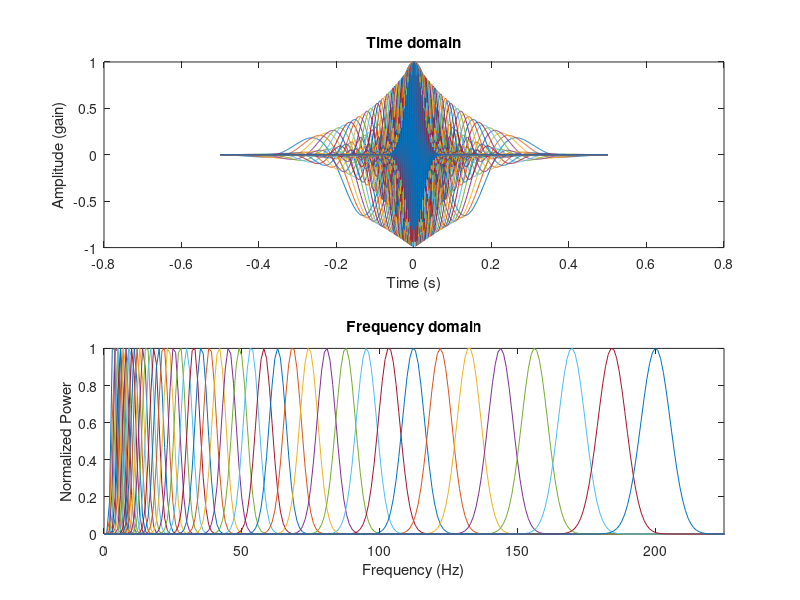
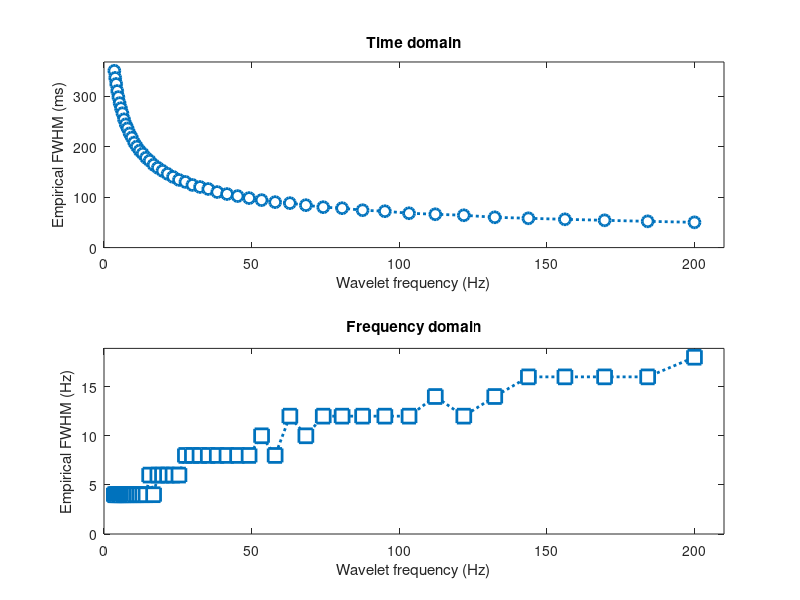

Source code (MATLAB) for these figures, in order: (Note: this script raises an error after producing the figures.)
%% Step 1: Get Signal

%initialize variables
srate = 1000; % 1,000Hz
% -500:0 baseline, 1:500 sample, 501:1310 delay (all in ms)
wavet = -.5:1/srate:.5; % in seconds 
min_freq = 3.5;
max_freq = 200;
num_frex = 50;
min_fwhm = .350; % in seconds
max_fwhm = .050; % in seconds
wavpts = length(wavet);
hz = linspace(0,srate/2,floor(wavpts/2)+1); % pos frequencies (not neg) up to Nyquist
% hzf = linspace(0,srate,N); % total frequencies from fft
frex = logspace(log10(min_freq),log10(max_freq),num_frex);
% s    = logspace(log10(3),log10(12),num_frex)./(2*pi*frex); %width of gaussian
fwhm = logspace(log10(min_fwhm),log10(max_fwhm),length(frex)); % in seconds **TRY SPECTROGRAMS WITH 25ms and with 50ms**

% %% Make wavelets, ensure they taper to 0 at either end in time domain and
% % ensure Gaussian in frequency domain
% 
% % Using n-cycles (Cohen's code from Google group)
% srate = 1000;
% frex  = linspace(.5,200,50);
% s2 = 2*(linspace(5,25,length(frex))./(2*pi*frex)).^2;
% 
% wavet = -.5:1/srate:.5;
% 
% for fi=1:length(frex)
%     waves(fi,:) = exp(2*1i*pi*frex(fi)*wavet).*exp(-wavet.^2/s2(fi));
% end
% 
% subplot(211), plot(wavet,real(waves))
% 
% % fft all the wavelets
% for ffti=1:size(waves,1)
%     waves_fft(ffti,:) = fft(waves(ffti,:));
% end
% 
% subplot(212)
% plot(linspace(0,srate,length(wavet)),abs(waves_fft).^2)
% set(gca,'xlim',[30 62])
% % now plot wavelets in groups of 10 at a time..
% figure
% for fi=1:5
%     subplot(5,1,fi)
%     plot(wavet,real(wavelet(fi,:)))
%     title(sprintf('Wavelet at %fHz, s=%f number of cycles',frex(fi),s(fi)*(2*pi*frex(fi))));
% end

%% Make wavelets, ensure they taper to 0 at either end in time domain and
% ensure Gaussian in frequency domain

% now using fwhm-specified in time domain
midp = dsearchn(wavet',0);
% outputs
empfwhmT = zeros(length(frex),1);
% loop over frequencies
for fi=1:length(frex)
    % create the Gaussian using the FWHM formula (equation 3)
    gwin = exp( (-4*log(2)*wavet.^2) ./ fwhm(fi)^2 );
    % measure the empirical fwhm (time domain)
    empfwhmT(fi) = wavet(midp-1+dsearchn(gwin(midp:end)',.5)) - ...
    wavet(dsearchn(gwin(1:midp)',.5));
end 
% empirical is pretty close to specified
% now make the wavelets and visualize them in time and frequency domains in
% addition to computing their fwhm 

empfwhmF = zeros(length(frex),1);

for fi=1:length(frex)
    wavelets(fi,:) = exp(2*1i*pi*frex(fi)*wavet).*exp( (-4*log(2)*wavet.^2) ./ fwhm(fi)^2 );
    wavelets_fft(fi,:) = fft(wavelets(fi,:)); % frequency domain
    wavelets_fft(fi,:) = wavelets_fft(fi,:)./max(wavelets_fft(fi,:)); % normalize 
    % measure the empirical fwhm (frequency domain)
    magnitude = abs(wavelets_fft(fi,1:length(hz)));
     % find left and right 1/2
    [~,peakx]  = max(wavelets_fft(fi,:)); 
    [~,left5]  = min(abs(wavelets_fft(fi,1:peakx)-.5));
    [~,right5] = min(abs(wavelets_fft(fi,peakx:end)-.5));
    right5 = right5+peakx-1;
    empfwhmF(fi) = hz(right5)-hz(left5);
end

% plot wavelets in time domain- ensure all taper to 0 (or very close)
figure(1), clf
subplot(211), plot(wavet,real(wavelets))
% plot(time,signal,'k','linew',2)
xlabel('Time (s)'), ylabel('Amplitude (gain)')
title('Time domain')
% plot wavelets in frequency domain- ensure all are symmetric about their
% peak frequency and they taper to 0 on the ends
subplot(212)
plot(hz,abs(wavelets_fft(:,1:length(hz))).^2)
set(gca,'xlim',[0 225])
xlabel('Frequency (Hz)'), ylabel('Normalized Power')
title('Frequency domain')

% plot FWHM in time domain to show how much temporal smoothing occurs
figure(2), clf
subplot(211), plot(frex,empfwhmT*1000,'o:','markersize',8,'markerfacecolor','w','linew',2)
set(gca,'xlim',[0 max(frex)*1.05],'ylim',[0 max(empfwhmT)*1000*1.05])
xlabel('Wavelet frequency (Hz)'), ylabel('Empirical FWHM (ms)')
title('Time domain')
% plot FWHM in frequency domain to show how much spectral smoothing occurs
subplot(212)
plot(frex,empfwhmF,'s:','markersize',10,'markerfacecolor','w','linew',2)
set(gca,'xlim',[0 max(frex)*1.05],'ylim',[0 max(empfwhmF)*1.05])
xlabel('Wavelet frequency (Hz)'), ylabel('Empirical FWHM (Hz)')
title('Frequency domain')

%% Create analytic signal using the complex morlet wavelet family for both 
% monkeys, both conditions, all days, all channels and all trials

% load monkey data
load('mGoodStableRule1PingRej-split_by_Day_BehResp_and_Chan.mat')

% begin definining convolution parameters
n_wavelet = length(wavet);
half_of_wavelet_size = floor(n_wavelet/2)+1;
monkeyN = 2; % which monkey (1 or 2)
m1chans = {'8B', '9L', 'dPFC', 'vPFC', 'LIP', 'MIP', 'PEC', 'PG'};
m1areas = {'a8B', 'a9L', 'adPFC', 'avPFC', 'aLIP', 'aMIP', 'aPEC', 'aPG'};
m2chans = {'6DR', '8AD', '8B', 'dPFC', 'LIP', 'PE', 'PEC', 'PG'};
m2areas = {'a6DR', 'a8AD', 'a8B', 'adPFC', 'aLIP', 'aPE', 'aPEC', 'aPG'};

% define trial timeline
signalt = -.5:1/srate:1.31; % in seconds
% vector of time points to save in post-analysis downsampling
times2save = -400:10:1200; % in ms
% time vector converted to indices
times2saveidx = dsearchn((signalt.*1000)',times2save');
% define baseline time
baset = [-.4 -.1]; % in seconds
baseidx = dsearchn(signalt',baset');

% setup response structs
monkey(monkeyN).correct=[];
monkey(monkeyN).incorrect=[];

tic
%correct
for i=1:numel(monkey(monkeyN).day)
    chan = fieldnames(monkey(monkeyN).day(i).correct);
    for j=1:numel(chan)
        signal = monkey(monkeyN).day(i).correct.(chan{j})'; % change to time-by-trials
        reflectsig_all = zeros(size(signal,1)+2*n_wavelet,size(signal,2)); %initialize reflected signals mat
        % reflect all signals
        for signalN=1:size(signal,2)
            reflectsig = [ signal(n_wavelet:-1:1,signalN); signal(:,signalN); signal(end:-1:end-n_wavelet+1,signalN); ];        
            reflectsig_all(:,signalN) = reflectsig;
        end
        % concatenate into a super-trial
        reflectsig_supertri = reshape(reflectsig_all,1,[]); % reshape to 1D time-trials
%         % plot original signal
%         figure(1), clf
%         subplot(211)
%         plot(signal(:,1)','LineWidth',2)
%         set(gca,'xlim',[0 numel(reflectsig)]-n_wavelet)
%         ylabel('Voltage (\muV)','FontSize',14)
%         title('Original Signal','FontSize',16)
%         % plot reflected signal
%         subplot(212)
%         plot(n_wavelet+1:length(signal(:,1))+n_wavelet,signal(:,1),'LineWidth',5,'color','g')
%         hold on
%         plot(reflectsig,'LineWidth',2)
%         set(gca,'xlim',[0 numel(reflectsig)])
%         title('Reflected Signal')
%         xlabel('Time step (ms)','FontSize',14), ylabel('Voltage (\muV)','FontSize',14)
%         title('Reflected Signal','FontSize',16)
%         legend({'original';'reflected'},'FontSize',14,'Location','best')
        % step 1: finish defining convolution parameters
        n_data = length(reflectsig_supertri); % time*trials
        n_convolution = n_wavelet+n_data-1;
        % step 2: take FFTs
        fft_data = fft(reflectsig_supertri,n_convolution); % all trials for chan
        % which area is this chan
        for k=1:numel(m2areas)
            if endsWith(chan{j},m2chans{k}) %which chan
                area=k;
            end
        end
        for fi=1:length(frex)
            % FFT of wavelet
            fft_wavelet = fft(wavelets(fi,:),n_convolution);
            % step 3: normalize kernel by scaling amplitudes to one in the 
            % frequency domain. prevents amplitude from decreasing with 
            % increasing frequency. diff from 1/f scaling
            fft_wavelet = fft_wavelet ./ max(fft_wavelet);
            % step 4: point-wise multiply and take iFFT
            as = ifft( fft_data.*fft_wavelet ); % analytic signal
            % step 5: trim wings
            as = as(half_of_wavelet_size:end-half_of_wavelet_size+1);
            % step 6: reshape back to reflected time-by-trials
            as = reshape(as,size(reflectsig_all,1),size(reflectsig_all,2));
            % step 7: chop off the reflections
            as = as(n_wavelet+1:end-n_wavelet,:);
            % as is now a time x trial complex matrix
%             % compute baseline power averaged over trials then timepoints
%             basePow = mean( mean( abs( as(baseidx(1):baseidx(2),:).^2 ),2 ),1 );
            % store dB-norm'd down-sampled power for each frequency in freq
            % x time x trials
%             dbpow(fi,:,:) = 10*log10( abs( as(times2saveidx,:) ) .^2 ./basePow); 
            % save raw power for ea. freq x down-sampled time x trials 
            pow(fi,:,:) = abs( as(times2saveidx,:) ) .^2;
            % mean( abs( as_ ).^2, 2);
            clear fft_wavelet as % start anew with these var's ea. loop
        end
        if isfield(monkey(monkeyN).correct,(m2areas{area})) % field exists?
            % yes, field exists..
            aTrials = size(monkey(monkeyN).correct.(m2areas{area}),3);
            % append session for area in freq x time x trial struct
            monkey(monkeyN).correct.(m2areas{area})(:,:,aTrials+1:aTrials+size(pow,3)) = pow;
        else
            monkey(monkeyN).correct.(m2areas{area}) = pow; % freq x time x trial
        end
        clear pow % start anew with this var ea. loop
    end
end

%incorrect
for i=1:numel(monkey(monkeyN).day)
    chan = fieldnames(monkey(monkeyN).day(i).incorrect);
    for j=1:numel(chan)
        signal = monkey(monkeyN).day(i).incorrect.(chan{j})'; % change to time-by-trials
        reflectsig_all = zeros(size(signal,1)+2*n_wavelet,size(signal,2)); %initialize reflected signals mat
        % reflect all signals
        for signalN=1:size(signal,2)
            reflectsig = [ signal(n_wavelet:-1:1,signalN); signal(:,signalN); signal(end:-1:end-n_wavelet+1,signalN); ];        
            reflectsig_all(:,signalN) = reflectsig;
        end
        % concatenate into a super-trial
        reflectsig_supertri = reshape(reflectsig_all,1,[]); % reshape to 1D time-trials
        % step 1: finish defining convolution parameters
        n_data = length(reflectsig_supertri); % time*trials
        n_convolution = n_wavelet+n_data-1;
        % step 2: take FFTs
        fft_data = fft(reflectsig_supertri,n_convolution); % all trials for chan
        % which area is this chan
        for k=1:numel(m2areas)
            if endsWith(chan{j},m2chans{k}) %which chan
                area=k;
            end
        end
        for fi=1:length(frex)
            % FFT of wavelet
            fft_wavelet = fft(wavelets(fi,:),n_convolution);
            % step 3: normalize kernel by scaling amplitudes to one in the 
            % frequency domain. prevents amplitude from decreasing with 
            % increasing frequency. diff from 1/f scaling
            fft_wavelet = fft_wavelet ./ max(fft_wavelet);
            % step 4: point-wise multiply and take iFFT
            as = ifft( fft_data.*fft_wavelet ); % analytic signal
            % step 5: trim wings
            as = as(half_of_wavelet_size:end-half_of_wavelet_size+1);
            % step 6: reshape back to reflected time-by-trials
            as = reshape(as,size(reflectsig_all,1),size(reflectsig_all,2));
            % step 7: chop off the reflections
            as = as(n_wavelet+1:end-n_wavelet,:);
            % as_ is now a time x trial complex matrix
%             % compute baseline power averaged over trials then timepoints
%             basePow = mean( mean( abs( as(baseidx(1):baseidx(2),:).^2 ),2 ),1 );
            % store dB-norm'd down-sampled power for each frequency in freq
            % x time x trials
%             dbpow(fi,:,:) = 10*log10( abs( as(times2saveidx,:) ) .^2 ./basePow); 
            % save raw power for ea. freq x down-sampled time x trials 
            pow(fi,:,:) = abs( as(times2saveidx,:) ) .^2;
            % mean( abs( as_ ).^2, 2);
            clear fft_wavelet as % start anew with these var's ea. loop
        end
        if isfield(monkey(monkeyN).incorrect,(m2areas{area})) % field exists?
            % yes, field exists..
            aTrials = size(monkey(monkeyN).incorrect.(m2areas{area}),3);
            % append session for area in freq x time x trial struct
            monkey(monkeyN).incorrect.(m2areas{area})(:,:,aTrials+1:aTrials+size(pow,3)) = pow;
        else
            monkey(monkeyN).incorrect.(m2areas{area}) = pow; % freq x time x trial
        end
        clear pow % start anew with this var ea. loop
    end
end

toc

%% dB-normalize the session data

% load raw mean power monkey data
load('mGoodStableRule1PingRejRawMeanPow-AllDays_Cor_Inc_Allchans.mat')

% re-define areas if skipped analytic signal area
m1areas = {'a8B', 'a9L', 'adPFC', 'avPFC', 'aLIP', 'aMIP', 'aPEC', 'aPG'};
m2areas = {'a6DR', 'a8AD', 'a8B', 'adPFC', 'aLIP', 'aPE', 'aPEC', 'aPG'};

% define trial timeline
signalt = -.5:1/srate:1.31; % in seconds
% vector of time points to save in post-analysis downsampling
times2save = -500:10:1310; % in ms
% time vector converted to indices
times2saveidx = dsearchn((signalt.*1000)',times2save');
% define baseline time
baset = [-.4 -.1]; % in seconds
baseidx = dsearchn(signalt',baset');

% compute condition-averaged baseline for each area in each monkey
% mean over sessions then baseline time period
% stored as freq x time x session
monkeyN=1; % monkey 1
for areaN=1:numel(m1areas)
    cor = mean( mean( monkey(monkeyN).correct.(m1areas{areaN})(:,baseidx(1):baseidx(2),:),3 ),2 );
    inc = mean( mean( monkey(monkeyN).incorrect.(m1areas{areaN})(:,baseidx(1):baseidx(2),:),3 ),2 );
    base = mean([cor inc],2); % condition-averaged (c-a) baseline
    % dB-normalize the session data with condition-averaged baseline
    raw_pow_cor = monkey(monkeyN).correct.(m1areas{areaN});
    raw_pow_inc = monkey(monkeyN).correct.(m1areas{areaN});
    % divide ea frequency's time x sesh by its respective c-a baseline,
    % then db transform
    db_base_pow_cor = 10*log10( raw_pow_cor./base ); 
    db_base_pow_inc = 10*log10( raw_pow_inc./base ); 
    monkey_(monkeyN).correct.(m1areas{areaN}) = db_base_pow_cor;
    monkey_(monkeyN).incorrect.(m1areas{areaN}) = db_base_pow_inc ;
end

monkeyN=2; % monkey 2
for areaN=1:numel(m2areas)
    cor = mean( mean( monkey(monkeyN).correct.(m2areas{areaN})(:,baseidx(1):baseidx(2),:),3 ),2 );
    inc = mean( mean( monkey(monkeyN).incorrect.(m2areas{areaN})(:,baseidx(1):baseidx(2),:),3 ),2 );
    base = mean([cor inc],2);
    % dB-normalize the session data with condition-averaged baseline
    raw_pow_cor = monkey(monkeyN).correct.(m2areas{areaN});
    raw_pow_inc = monkey(monkeyN).correct.(m2areas{areaN});
    % divide ea frequency's time x sesh by its respective c-a baseline,
    % then db transform
    db_base_pow_cor = 10*log10( raw_pow_cor./base ); 
    db_base_pow_inc = 10*log10( raw_pow_inc./base ); 
    monkey_(monkeyN).correct.(m2areas{areaN}) = db_base_pow_cor;
    monkey_(monkeyN).incorrect.(m2areas{areaN}) = db_base_pow_inc ;
end

% average db normalized power over sessions yielding freq x time
rawpowC = mean( monkey_pow(monkeyN).correct.(m2areas{areaN}),3 );
rawpowI = mean( monkey_pow(monkeyN).incorrect.(m2areas{areaN}),3 );

%% Visualize power

% load data
% both monkeys dB-normalized power by area
tic
load('mGoodStableRule1PingRejdBPow-AllDays_Cor_Inc_Allchans.mat')
toc
% both monkeys raw power by area
tic
load('mGoodStableRule1PingRejRawPow-AllDays_Cor_Inc_Allchans.mat')
toc

% contourf plot template:
% x = 1 x samples
% y = 1 x frequencies
% z = frequencies x samples
% contourf(x,y,z,...)
monkeyN = 2;
areaN = 1;

figure(6), clf
subplot(221)
contourf(signalt(times2saveidx),frex,mean( monkey(monkeyN).correct.(m1areas{areaN}),3 ),'linecolor','none')
% ,'clim',[-3 3]
set(gca,'ytick',round(logspace(log10(frex(1)),log10(frex(end)),10)*100)/100,'yscale','log','YMinorTick','off')
ylabel('Frequency (Hz)')
title(sprintf('Raw Power via Morlet Wavelet from Monkey %d, Area %s, Resp Correct',monkeyN,m1areas{areaN}));
cbar = colorbar; set(get(cbar,'label'),'string','Raw power (\muV^2)');   
subplot(223)
contourf(signalt(times2saveidx),frex,mean( monkey(monkeyN).incorrect.(m1areas{areaN}),3 ),'linecolor','none')
% contourf(signalt(times2saveidx),frex,pow(:,times2saveidx),'linecolor','none')
set(gca,'ytick',round(logspace(log10(frex(1)),log10(frex(end)),10)*100)/100,'yscale','log','YMinorTick','off')
% set(gca,'xlim',[monkeyTime(1) monkeyTime(end)])
xlabel('Time (ms)'), ylabel('Frequency (Hz)')
title(sprintf('Raw Power via Morlet Wavelet from Monkey %d, Area %s, Resp Incorrect',monkeyN,m1areas{areaN}));
cbar = colorbar; set(get(cbar,'label'),'string','Raw power (\muV^2)');   
subplot(222)
contourf(signalt(times2saveidx),frex,mean( monkey(monkeyN).correct.(m1areas{areaN+5}),3 ),'linecolor','none')
set(gca,'ytick',round(logspace(log10(frex(1)),log10(frex(end)),10)*100)/100,'yscale','log','YMinorTick','off')
title(sprintf('Raw Power via Morlet Wavelet from Monkey %d, Area %s, Resp Correct',monkeyN,m1areas{areaN+5}));
% cbar = colorbar; set(get(cbar,'label'),'string','dB change from baseline');   
cbar = colorbar; set(get(cbar,'label'),'string','Raw power (\muV^2)');   
subplot(224)
contourf(signalt(times2saveidx),frex,mean( monkey(monkeyN).incorrect.(m1areas{areaN+5}),3 ),'linecolor','none')
set(gca,'ytick',round(logspace(log10(frex(1)),log10(frex(end)),10)*100)/100,'yscale','log','YMinorTick','off')
xlabel('Time (ms)')
title(sprintf('Raw Power via Morlet Wavelet from Monkey %d, Area %s, Resp Incorrect',monkeyN,m1areas{areaN+5}));
% title(sprintf('Raw Power via Morlet Wavelet from Monkey %d, Area %s, Resp Incorrect \n Freq Step = %d, temporal FWHM %dms to %.0dms, spectral FWHM %dHz - %dHz',monkeyN,m2areas{areaN},length(frex),empfwhmT(1)*1000,empfwhmT(end)*1000,empfwhmF(1),empfwhmF(end)));
cbar = colorbar; set(get(cbar,'label'),'string','Raw power (\muV^2)');   
suptitle(sprintf('Freq Step = %d, temporal FWHM %dms to %1.0fms, spectral FWHM %dHz to %dHz',length(frex),empfwhmT(1)*1000,empfwhmT(end)*1000,empfwhmF(1),empfwhmF(end)));


%% plotting the raw difference data

cor = mean( monkey(monkeyN).correct.(m2areas{areaN+3}),3 );
inc = mean( monkey(monkeyN).incorrect.(m2areas{areaN+3}),3 );

% for convenience, compute the difference in power between the two
% conditions, correct-incorrect
% diffmap = squeeze(mean(tf(2,:,:,:),4 )) - squeeze(mean(tf(1,:,:,:),4 ));
m2aPE_diffmap = cor - inc;

clim = [0 25];

figure(7), clf
subplot(221)
imagesc(times2save,[],cor)
set(gca,'clim',clim,'ydir','n')
set(gca,'ytick',1:4:num_frex,'yticklabel',round(logspace(log10(min_freq),log10(max_freq),13)*10)/10)
xlabel('Time (ms)'), ylabel('Frequency (Hz)'), colorbar
title(sprintf('Raw Power via Morlet Wavelet from Monkey %d, Area %s, Resp Correct',monkeyN,m2areas{areaN+3}(2:end)));

subplot(222)
imagesc(times2save,[],inc)
set(gca,'clim',clim,'ydir','n')
set(gca,'ytick',1:4:num_frex,'yticklabel',round(logspace(log10(min_freq),log10(max_freq),13)*10)/10)
xlabel('Time (ms)'), ylabel('Frequency (Hz)'), colorbar
title(sprintf('Raw Power via Morlet Wavelet from Monkey %d, Area %s, Resp Incorrect',monkeyN,m2areas{areaN+3}(2:end)));

subplot(223)
imagesc(times2save,[],m2aPE_diffmap)
set(gca,'clim',[-mean(clim)/5 mean(clim)/5],'ydir','n')
set(gca,'ytick',1:4:num_frex,'yticklabel',round(logspace(log10(min_freq),log10(max_freq),13)*10)/10)
xlabel('Time (ms)'), ylabel('Frequency (Hz)'), colorbar
title(sprintf('Raw Power Difference Monkey %d, Area %s, Correct - Incorrect',monkeyN,m2areas{areaN+3}(2:end)));

%% statistics via permutation testing

% number of tests
n_tests = 8;

% p-value
pval = 0.05/n_tests;

% convert p-value to Z value
zval = abs(norminv(pval));

% number of permutations
n_permutes = 1000;

% generate maps under the null hypothesis
[area_permmaps, areas] = permmapper(monkey,monkeyN,n_permutes,num_frex,times2save);

%% show non-corrected thresholded maps

% compute mean and standard deviation maps
mean_h0 = squeeze(mean(permmaps));
std_h0  = squeeze(std(permmaps));

% now threshold real data...
% first Z-score
zmap = (m2aPE_diffmap-mean_h0) ./ std_h0;

% threshold image at p-value, by setting subthreshold values to 0
zmap(abs(zmap)<zval) = 0;


% now some plotting...

figure(8), clf

% contourf plot template:
% x = 1 x samples
% y = 1 x frequencies
% z = frequencies x samples
% contourf(x,y,z,...)

figure(8), clf
subplot(221)
contourf(signalt(times2saveidx),frex,m2aPE_diffmap,'linecolor','none')
set(gca,'ytick',round(logspace(log10(frex(1)),log10(frex(end)),10)*100)/100,'yscale','log','YMinorTick','off')
xlabel('Time (ms)'), ylabel('Frequency (Hz)'), cbar = colorbar; 
pos = get(cbar,'Position'); lim = get(cbar,'Limits'); cbar.Ticks=lim;
cbar.Label.String = 'Power (\muV^2)'; cbar.Label.Position=[pos(1)+1 pos(2)];
cbar.TickLabels = ({'Incorrect','Correct'});
title(sprintf('TF Map Monkey %d, Area %s, Correct > Incorrect',monkeyN,m2areas{areaN+3}(2:end)));

subplot(222)
contourf(signalt(times2saveidx),frex,m2aPE_diffmap,'linecolor','none')
hold on
contour(signalt(times2saveidx),frex,logical(zmap),1,'linecolor','k');
set(gca,'ytick',round(logspace(log10(frex(1)),log10(frex(end)),10)*100)/100,'yscale','log','YMinorTick','off')
xlabel('Time (ms)'), ylabel('Frequency (Hz)'), cbar = colorbar; 
pos = get(cbar,'Position'); lim = get(cbar,'Limits'); cbar.Ticks=lim;
cbar.Label.String = 'Power (\muV^2)'; cbar.Label.Position=[pos(1)+1 pos(2)];
cbar.TickLabels = ({'Incorrect','Correct'});
title(sprintf('Significant Regions Outlined Monkey %d, Area %s, Correct > Incorrect',monkeyN,m2areas{areaN+3}(2:end)));

subplot(223)
contourf(signalt(times2saveidx),frex,zmap,'linecolor','none')
set(gca,'ytick',round(logspace(log10(frex(1)),log10(frex(end)),10)*100)/100,'yscale','log','YMinorTick','off')
xlabel('Time (ms)'), ylabel('Frequency (Hz)'), cbar = colorbar; 
pos = get(cbar,'Position'); lim = get(cbar,'Limits'); cbar.Ticks=lim;
cbar.Label.String = 'Power (\muV^2)'; cbar.Label.Position=[pos(1)+1 pos(2)];
cbar.TickLabels = ({'Incorrect','Correct'});
title(sprintf('Thresholded Z-values Monkey %d, Area %s, Correct > Incorrect',monkeyN,m2areas{areaN+3}(2:end)));


%% corrections for multiple comparisons

% initialize matrices for cluster-based correction
max_cluster_sizes = zeros(1,n_permutes);
% ... and for maximum-pixel based correction
max_val = zeros(n_permutes,2); % "2" for min/max

% loop through permutations
for permi = 1:n_permutes
    
    % take each permutation map, and transform to Z
    threshimg = squeeze(permmaps(permi,:,:));
    threshimg = (threshimg-mean_h0)./std_h0;
    
    % threshold image at p-value
    threshimg(abs(threshimg)<zval) = 0;
    
    
    % find clusters (need image processing toolbox for this!)
    islands = bwconncomp(threshimg);
    if numel(islands.PixelIdxList)>0
        
        % count sizes of clusters
        tempclustsizes = cellfun(@length,islands.PixelIdxList);
        
        % store size of biggest cluster
        max_cluster_sizes(permi) = max(tempclustsizes);
    end
    
    
    % get extreme values (smallest and largest)
    temp = sort( reshape(permmaps(permi,:,:),1,[] ));
    max_val(permi,:) = [ min(temp) max(temp) ];
    
end

%% show histograph of maximum cluster sizes

figure(9), clf
hist(max_cluster_sizes,20);
xlabel('Maximum cluster sizes'), ylabel('Number of observations')
title('Expected cluster sizes under the null hypothesis')


% find cluster threshold (need image processing toolbox for this!)
% based on p-value and null hypothesis distribution
cluster_thresh = prctile(max_cluster_sizes,100-(100*pval));

%% plots with multiple comparisons corrections

% now find clusters in the real thresholded zmap
% if they are "too small" set them to zero
islands = bwconncomp(zmap);
for i=1:islands.NumObjects
    % if real clusters are too small, remove them by setting to zero!
    if numel(islands.PixelIdxList{i}==i)<cluster_thresh
        zmap(islands.PixelIdxList{i})=0;
    end
end

% plot thresholded results
figure(10), clf
subplot(221)
imagesc(times2save,[],m2aPE_diffmap)
set(gca,'clim',[-mean(clim)/5 mean(clim)/5],'ydir','norm')
set(gca,'ytick',1:4:num_frex,'yticklabel',round(logspace(log10(min_freq),log10(max_freq),13)*10)/10)
xlabel('Time (ms)'), ylabel('Frequency (Hz)')
title(sprintf('TF power, no thresholding Monkey %d, Area %s, Correct - Incorrect',monkeyN,m2areas{areaN+3}(2:end)));

subplot(222)
imagesc(times2save,[],m2aPE_diffmap)
hold on
contour(times2save,frex,logical(zmap),1,'linecolor','k')
set(gca,'clim',[-mean(clim)/5 mean(clim)/5],'ydir','norm')
set(gca,'ytick',1:4:num_frex,'yticklabel',round(logspace(log10(min_freq),log10(max_freq),13)*10)/10)
xlabel('Time (ms)'), ylabel('Frequency (Hz)')
title(sprintf('Cluster-corrected TF power with contour Monkey %d, Area %s',monkeyN,m2areas{areaN+3}(2:end)));

subplot(223)
imagesc(times2save,[],zmap)
set(gca,'clim',[-5 5],'xlim',xlim,'ydir','normal')
set(gca,'ytick',1:4:num_frex,'yticklabel',round(logspace(log10(min_freq),log10(max_freq),13)*10)/10)
xlabel('Time (ms)'), ylabel('Frequency (Hz)')
title(sprintf('Cluster-corrected & thresholded TF z-map Monkey %d, Area %s, p-val %f',monkeyN,m2areas{areaN+3}(2:end),pval));


%% now with max-pixel-based thresholding

% find the threshold for lower and upper values, two-tailed
thresh_lo = prctile(max_val(:,1),100*(pval/2)); % pval/2 percentile of smallest values
thresh_hi = prctile(max_val(:,2),100-100*(pval/2)); % pval/2 percentile of largest values

% threshold real data
zmap = m2aPE_diffmap;
zmap(zmap>thresh_lo & zmap<thresh_hi) = 0;

figure(11), clf
subplot(221)
imagesc(times2save,[],m2aPE_diffmap)
set(gca,'clim',[-mean(clim)/5 mean(clim)/5],'ydir','norm')
set(gca,'ytick',1:4:num_frex,'yticklabel',round(logspace(log10(min_freq),log10(max_freq),13)*10)/10)
xlabel('Time (ms)'), ylabel('Frequency (Hz)')
title(sprintf('TF power map, no thresholding Monkey %d, Area %s, Correct - Incorrect',monkeyN,m2areas{areaN+3}(2:end)));

subplot(222)
imagesc(times2save,[],m2aPE_diffmap)
hold on
contour(times2save,frex,logical(zmap),1,'linecolor','k')
set(gca,'clim',[-mean(clim)/5 mean(clim)/5],'ydir','norm')
set(gca,'ytick',1:4:num_frex,'yticklabel',round(logspace(log10(min_freq),log10(max_freq),13)*10)/10)
xlabel('Time (ms)'), ylabel('Frequency (Hz)')
title(sprintf('Max-pixel-corrected TF power with contour Monkey %d, Area %s',monkeyN,m2areas{areaN+3}(2:end)));

subplot(223)
imagesc(times2save,[],zmap)
set(gca,'clim',[-mean(clim)/5 mean(clim)/5],'ydir','norm')
set(gca,'ytick',1:4:num_frex,'yticklabel',round(logspace(log10(min_freq),log10(max_freq),13)*10)/10)
xlabel('Time (ms)'), ylabel('Frequency (Hz)')
title(sprintf('Max-pixel-corrected & thresholded TF z-map Monkey %d, Area %s',monkeyN,m2areas{areaN+3}(2:end)));

%% end.

%% Visualizations

figure(8), clf

subplot(211)
plot(signalt,mean(signal,2))
% set(gca,'ylim',[-.05 1.05])
ylabel('Amplitude'), title('ERP')

subplot(212)
contourf(sigtime,frex,tf,40,'linecolor','none')
set(gca,'clim',[0 .1])
xlabel('Time (s)'), ylabel('Frequency (Hz)'), 
% ylabel('Raw power (\muV^2)') colorbar label


% plot for comparison
figure
subplot(311)
plot(EEG.times,real(convolution_result_fft))
xlabel('Time (ms)'), ylabel('Voltage (\muV)')
title([ 'Projection onto real axis is filtered signal at ' num2str(frequency) ' Hz.' ])

subplot(312)
plot(EEG.times,abs(convolution_result_fft).^2)
xlabel('Time (ms)'), ylabel('Power (\muV^2)')
title([ 'Magnitude of projection vector squared is power at ' num2str(frequency) ' Hz.' ])

subplot(313)
plot(EEG.times,angle(convolution_result_fft))
xlabel('Time (ms)'), ylabel('Phase angle (rad.)')
title([ 'Angle of vector is phase angle time series at ' num2str(frequency) ' Hz.' ])


%compute coherence (S1 & S2 only hold the power, not analytic signal)
[C,phi,S12,S1,S2,t,f] = cohgramc(data1',data2',movingwin,params);

% dB-baseline corrected
baseline_power = mean(S1(baselineidx(1):baselineidx(2),:,:),1);
dbconverted = 10*log10( bsxfun(@rdivide,S1,baseline_power));

zmin = mean(dbconverted(:)) - 2*std(dbconverted(:));
zmax = mean(dbconverted(:)) + 2*std(dbconverted(:));
zrange = round((zmax - zmin)/2);

%now plot, need baseline corrected dB code
% x = 1 x samples
% y = 1 x frequencies
% z = frequencies x samples
% contourf(x,y,z,...)
W_ = params.tapers(1)/movingwin(1);
figure
contourf(t,f,dbconverted','linecolor','none')
set(gca,'ytick',round(logspace(log10(f(1)),log10(f(end)),10)*100)/100,'yscale','log','clim',[-zrange zrange])
% set(gca,'xlim',[monkeyTime(1) monkeyTime(end)])
xlabel('Time (ms)'), ylabel('Frequency (Hz)')
title(sprintf('Power via multitaper from Monkey %d, Day %d, Resp %s, Channel %s\n W = %dHz, moving window = %dms, step = %dms',i,day(i),resp{j},chan_combo{k,1},W_,movingwin(1)*1000,movingwin(2)*1000));
cbar = colorbar; set(get(cbar,'label'),'string','dB change from baseline');   
%title(sprintf('%s\n', labels{:}))

[P,T,F]=mtspecgramc(Correct.area8B,movingwin,params);
subplot(2,6,2)
imagesc(T,F,10*log10(P)) %Plot power in dB
axis xy; title('Frontal 8B'); xlabel('Time(s)'); ylabel('Freq (Hz)'); colormap jet; colorbar;

%other plot
plot_matrix(P,T,F); xlabel([]); % plot spectrogram
%caxis([8 28]); 
colorbar;
set(gca,'FontName','Times New Roman','Fontsize', 14);
title({['LFP 1,  W=' num2str(params.tapers(1)/movingwin(1)) 'Hz']; ['moving window = ' num2str(movingwin(1)) 's, step = ' num2str(movingwin(2)) 's']});
ylabel('frequency Hz');

%contour plot
contourf(times2save,frex,squeeze(mi(i,:,:))-repmat(mean(mi(i,:,baseidx(1):baseidx(2)),3)',1,length(times2save)),40,'linecolor','none')
set(gca,'clim',[-.075 .075],'yscale','log','ytick',round(logspace(log10(frex(1)),log10(frex(end)),6)))
xlabel('Time (ms)'), ylabel('Frequency (Hz)'), title('MI Based on Power')
c = colorbar; set(get(c,'label'),'string','MI (baseline subtracted)');    

